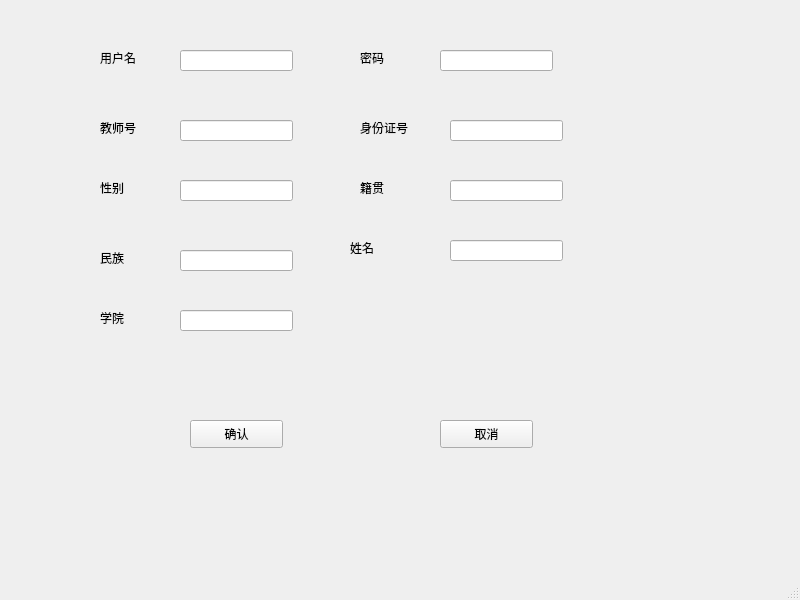
<?xml version="1.0" encoding="UTF-8"?>
<ui version="4.0">
 <class>MainWindow</class>
 <widget class="QMainWindow" name="MainWindow">
  <property name="geometry">
   <rect>
    <x>0</x>
    <y>0</y>
    <width>800</width>
    <height>600</height>
   </rect>
  </property>
  <property name="windowTitle">
   <string>MainWindow</string>
  </property>
  <widget class="QWidget" name="centralwidget">
   <widget class="QPushButton" name="pushButton">
    <property name="geometry">
     <rect>
      <x>190</x>
      <y>420</y>
      <width>93</width>
      <height>28</height>
     </rect>
    </property>
    <property name="text">
     <string>确认</string>
    </property>
   </widget>
   <widget class="QPushButton" name="pushButton_2">
    <property name="geometry">
     <rect>
      <x>440</x>
      <y>420</y>
      <width>93</width>
      <height>28</height>
     </rect>
    </property>
    <property name="text">
     <string>取消</string>
    </property>
   </widget>
   <widget class="QLineEdit" name="user">
    <property name="geometry">
     <rect>
      <x>180</x>
      <y>50</y>
      <width>113</width>
      <height>21</height>
     </rect>
    </property>
   </widget>
   <widget class="QLabel" name="label">
    <property name="geometry">
     <rect>
      <x>100</x>
      <y>50</y>
      <width>72</width>
      <height>15</height>
     </rect>
    </property>
    <property name="text">
     <string>用户名</string>
    </property>
   </widget>
   <widget class="QLineEdit" name="key">
    <property name="geometry">
     <rect>
      <x>440</x>
      <y>50</y>
      <width>113</width>
      <height>21</height>
     </rect>
    </property>
    <property name="text">
     <string/>
    </property>
   </widget>
   <widget class="QLabel" name="label_2">
    <property name="geometry">
     <rect>
      <x>360</x>
      <y>50</y>
      <width>72</width>
      <height>15</height>
     </rect>
    </property>
    <property name="text">
     <string>密码</string>
    </property>
   </widget>
   <widget class="QLineEdit" name="id">
    <property name="geometry">
     <rect>
      <x>450</x>
      <y>120</y>
      <width>113</width>
      <height>21</height>
     </rect>
    </property>
    <property name="text">
     <string/>
    </property>
   </widget>
   <widget class="QLabel" name="label_3">
    <property name="geometry">
     <rect>
      <x>360</x>
      <y>120</y>
      <width>72</width>
      <height>15</height>
     </rect>
    </property>
    <property name="text">
     <string>身份证号</string>
    </property>
   </widget>
   <widget class="QLineEdit" name="t_id">
    <property name="geometry">
     <rect>
      <x>180</x>
      <y>120</y>
      <width>113</width>
      <height>21</height>
     </rect>
    </property>
   </widget>
   <widget class="QLabel" name="label_4">
    <property name="geometry">
     <rect>
      <x>100</x>
      <y>120</y>
      <width>72</width>
      <height>16</height>
     </rect>
    </property>
    <property name="text">
     <string>教师号</string>
    </property>
   </widget>
   <widget class="QLineEdit" name="key_3">
    <property name="geometry">
     <rect>
      <x>820</x>
      <y>320</y>
      <width>113</width>
      <height>21</height>
     </rect>
    </property>
    <property name="text">
     <string/>
    </property>
   </widget>
   <widget class="QLineEdit" name="key_4">
    <property name="geometry">
     <rect>
      <x>820</x>
      <y>250</y>
      <width>113</width>
      <height>21</height>
     </rect>
    </property>
    <property name="text">
     <string/>
    </property>
   </widget>
   <widget class="QLabel" name="label_5">
    <property name="geometry">
     <rect>
      <x>350</x>
      <y>240</y>
      <width>72</width>
      <height>15</height>
     </rect>
    </property>
    <property name="text">
     <string>姓名</string>
    </property>
   </widget>
   <widget class="QLabel" name="label_6">
    <property name="geometry">
     <rect>
      <x>360</x>
      <y>180</y>
      <width>72</width>
      <height>15</height>
     </rect>
    </property>
    <property name="text">
     <string>籍贯</string>
    </property>
   </widget>
   <widget class="QLineEdit" name="gender">
    <property name="geometry">
     <rect>
      <x>180</x>
      <y>180</y>
      <width>113</width>
      <height>21</height>
     </rect>
    </property>
   </widget>
   <widget class="QLabel" name="label_7">
    <property name="geometry">
     <rect>
      <x>100</x>
      <y>250</y>
      <width>72</width>
      <height>16</height>
     </rect>
    </property>
    <property name="text">
     <string>民族</string>
    </property>
   </widget>
   <widget class="QLineEdit" name="nation">
    <property name="geometry">
     <rect>
      <x>180</x>
      <y>250</y>
      <width>113</width>
      <height>21</height>
     </rect>
    </property>
   </widget>
   <widget class="QLabel" name="label_8">
    <property name="geometry">
     <rect>
      <x>100</x>
      <y>180</y>
      <width>72</width>
      <height>15</height>
     </rect>
    </property>
    <property name="text">
     <string>性别</string>
    </property>
   </widget>
   <widget class="QLineEdit" name="place">
    <property name="geometry">
     <rect>
      <x>450</x>
      <y>180</y>
      <width>113</width>
      <height>21</height>
     </rect>
    </property>
    <property name="text">
     <string/>
    </property>
   </widget>
   <widget class="QLineEdit" name="name">
    <property name="geometry">
     <rect>
      <x>450</x>
      <y>240</y>
      <width>113</width>
      <height>21</height>
     </rect>
    </property>
    <property name="text">
     <string/>
    </property>
   </widget>
   <widget class="QLineEdit" name="depart">
    <property name="geometry">
     <rect>
      <x>180</x>
      <y>310</y>
      <width>113</width>
      <height>21</height>
     </rect>
    </property>
   </widget>
   <widget class="QLabel" name="label_9">
    <property name="geometry">
     <rect>
      <x>100</x>
      <y>310</y>
      <width>72</width>
      <height>16</height>
     </rect>
    </property>
    <property name="text">
     <string>学院</string>
    </property>
   </widget>
   <widget class="QLabel" name="label_10">
    <property name="geometry">
     <rect>
      <x>350</x>
      <y>300</y>
      <width>72</width>
      <height>15</height>
     </rect>
    </property>
    <property name="text">
     <string/>
    </property>
   </widget>
  </widget>
  <widget class="QMenuBar" name="menubar">
   <property name="geometry">
    <rect>
     <x>0</x>
     <y>0</y>
     <width>800</width>
     <height>26</height>
    </rect>
   </property>
  </widget>
  <widget class="QStatusBar" name="statusbar"/>
 </widget>
 <resources/>
 <connections/>
</ui>
